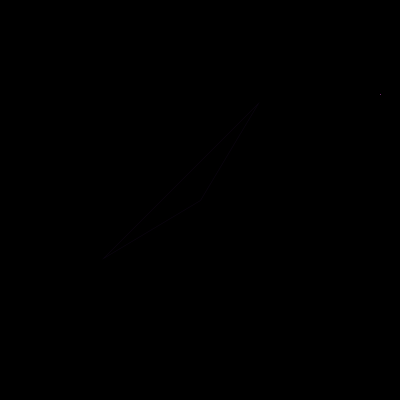
Frame 1 (no input)
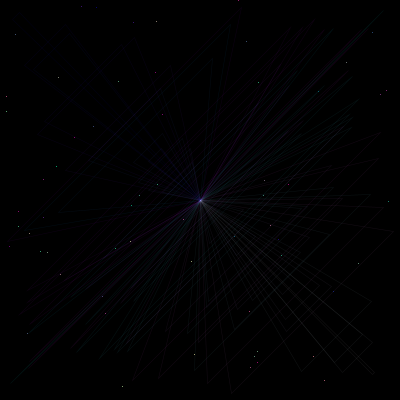
Frame 60 (the mouse pressed at the canvas centre just before this capture)
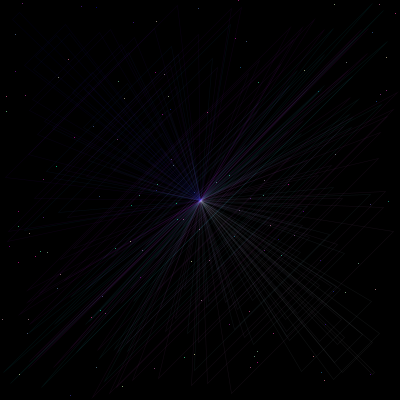
Frame 120 (the mouse held since frame 60 and released just before this capture)

The Processing sketch that drew these frames (run headless with seeded random() and noise(); from frame 60 on, the mouse is pressed at the canvas centre):

// Processing sketch: processing_133644
// ── processing_133644.pde

void setup(){
  size(400,400);
  smooth();
  background(0);
}
void draw(){
  frameRate(50);
  noFill();
  float r=random(400);
  float m=random(400);
  float a=random(400);
  float b=random(400);
  stroke(r/1.7,m/1.7, 150);
  strokeWeight(1);
  point(a,b);
{
  for(int i=0;i<=400;i+=10)
  stroke(r/1.5,m/1.5,i,20);
  frameRate(40);
  strokeWeight(.5);
  triangle(r,m,m,r,200,200);
}}
  
